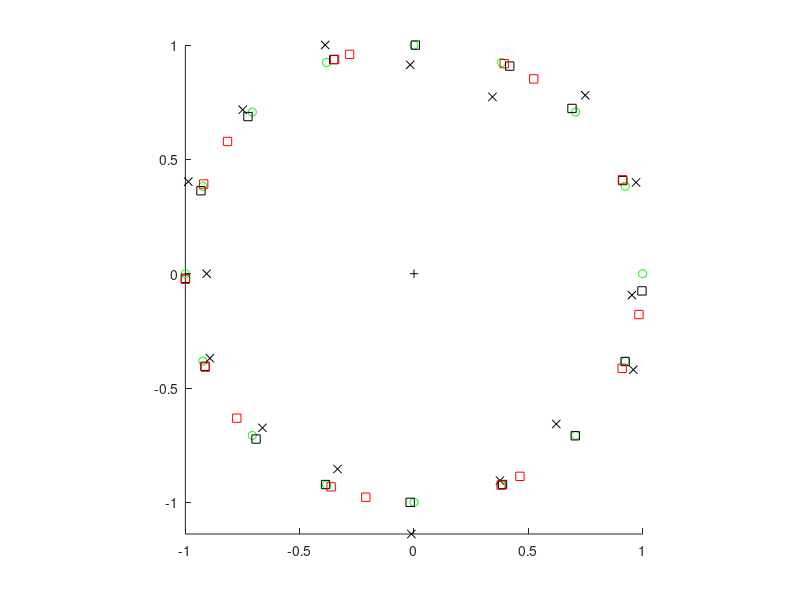

The MATLAB script that drew this image:
% Make some targets
th = (-pi+pi/8:pi/8:pi)';
[x, y] = pol2cart(th,1);

% Make some re-aimed targets
rx = x + randn(size(x))*mean(abs(x))/10;
ry = y + randn(size(y))*mean(abs(y))/10;
rth = cart2pol(rx,ry);

clf; hold on;
plot(0,0,'k+');
plot(x,y,'go');
plot(rx,ry,'kx');
axis image;

% Generate some preferred directions and firing rates
V_true = [rx ry];
P_true = randn(2,100);
R = V_true*P_true;
R = R + randn(size(R))*mean(abs(R(:)))/10;

% Estimate preferred directions using the re-aiming algorithm
V = [x y];
oldSSE = nan;
newSSE = nan;
iterations = 0;
while(iterations<100 && (~isfinite(newSSE/oldSSE) || newSSE/oldSSE<.9999))
    % Estimate the preferred directions
    P = V \ R;
    % Estimate the target directions
    V = R / P;
    % Constrain V to unit vectors
    V = bsxfun(@rdivide,V,sqrt(sum(V.^2,2)));

    residuals = R - V*P;
    oldSSE = newSSE;
    newSSE = sum(residuals(:).^2);
    iterations = iterations+1;
    fprintf('SSE = %f\n',newSSE);
end
fprintf('Converged in %d iterations\n',iterations);

% Compare to first two dimensions of PCA
pca = princomp(R);
pca = pca(:,1:2)';

fprintf('************ Subspace angle for re-aiming: \t');
disp(subspace(pca',P'));
fprintf('\n');
plot(V(:,1),V(:,2),'ks');

% Estimate preferred directions using the re-aiming algorithm with moddepth
V = [x y];
oldSSE = nan;
newSSE = nan;
iterations = 0;
while(iterations<100 && (~isfinite(newSSE/oldSSE) || newSSE/oldSSE<.9999))
    % Estimate the preferred directions
    P = V \ R;
    % Estimate the target directions
    V = R / P;

    residuals = R - V*P;
    oldSSE = newSSE;
    newSSE = sum(residuals(:).^2);
    iterations = iterations+1;
    fprintf('SSE = %f\n',newSSE);
end
fprintf('Converged in %d iterations\n',iterations);

fprintf('************ Subspace angle for re-aiming with moddepth: \t');
disp(subspace(pca',P'));
fprintf('\n');

% Now, let's see what happens if we add a covariate with a consistent
% relationship to target but no tuning
even = (mod(1:16,2)==0)';
R = bsxfun(@plus,R,even);

% Estimate preferred directions using the re-aiming algorithm
V = [x y];
oldSSE = nan;
newSSE = nan;
iterations = 0;
while(iterations<100 && (~isfinite(newSSE/oldSSE) || newSSE/oldSSE<.9999))
    % Estimate the preferred directions
    P = V \ R;
    % Estimate the target directions
    V = R / P;
    % Constrain V to unit vectors
    V = bsxfun(@rdivide,V,sqrt(sum(V.^2,2)));

    residuals = R - V*P;
    oldSSE = newSSE;
    newSSE = sum(residuals(:).^2);
    iterations = iterations+1;
    fprintf('SSE = %f\n',newSSE);
end
fprintf('Converged in %d iterations\n',iterations);

% Compare to first two dimensions of PCA
pca = princomp(R);
pca = pca(:,1:2)';

fprintf('************ Subspace angle for evil re-aiming: \t');
disp(subspace(pca',P'));
fprintf('\n');
plot(V(:,1),V(:,2),'rs');

% Now, let's apply the reaiming algorithm to some silly examples
% We're going to define some firing rates that have absolutely nothing to
% do with velocity coding (but apparently are directionally modulated)
rx = randn(size(x));
ry = randn(size(y));

% Generate some preferred directions and firing rates
V_true = [rx ry];
P_true = randn(2,100);
R = V_true*P_true;
R = R + randn(size(R))*mean(abs(R(:)))/10;

% Estimate preferred directions using the re-aiming algorithm
V = [x y];
oldSSE = nan;
newSSE = nan;
iterations = 0;
while(iterations<100 && (~isfinite(newSSE/oldSSE) || newSSE/oldSSE<.9999))
    % Estimate the preferred directions
    P = V \ R;
    % Estimate the target directions
    V = R / P;
    % Constrain V to unit vectors
    V = bsxfun(@rdivide,V,sqrt(sum(V.^2,2)));

    residuals = R - V*P;
    oldSSE = newSSE;
    newSSE = sum(residuals(:).^2);
    iterations = iterations+1;
    fprintf('SSE = %f\n',newSSE);
end
fprintf('Converged in %d iterations\n',iterations);

% Compare to first two dimensions of PCA
pca = princomp(R);
pca = pca(:,1:2)';

fprintf('************ Subspace angle for silly re-aiming: \t');
disp(subspace(pca',P'));
fprintf('\n');